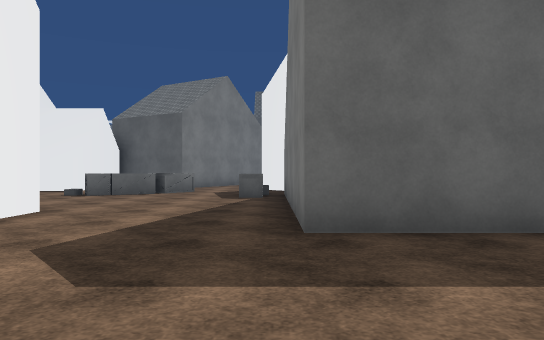
View 1 (above)

24 first-person views from a walk through a scene from a Unity 3-D project. The camera is 1.2 m above the floor, looks level and sees 70° across. The floor is counted in squares, 2 m on a side. Each view is taken from the middle of a square. On the plan, view 1 faces up. The plan holds only what a view shows up to about 11 squares ahead; the rest is blank. The place goes on beyond the plan. The player character is not drawn. Some animated figures are not drawn. Some surface patterns are stand-ins.

View 2
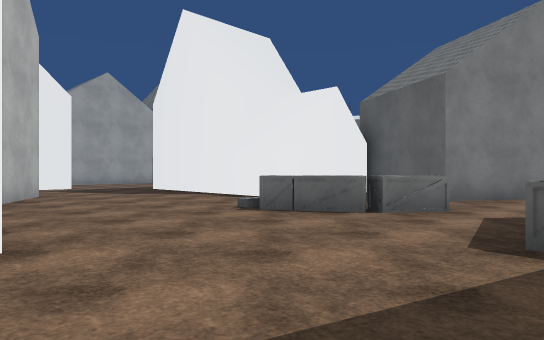

View 3
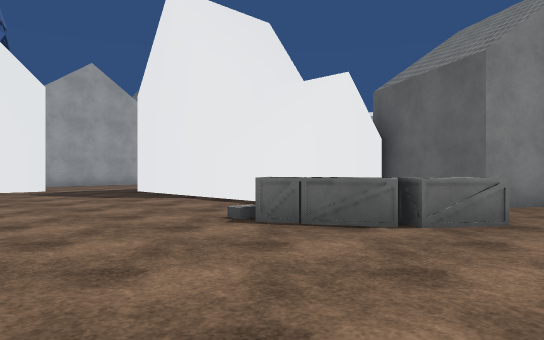

View 4
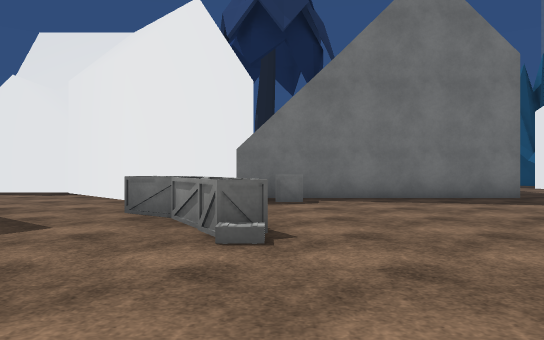

View 5
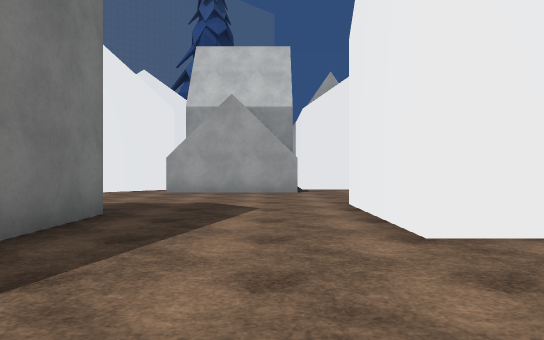

View 6
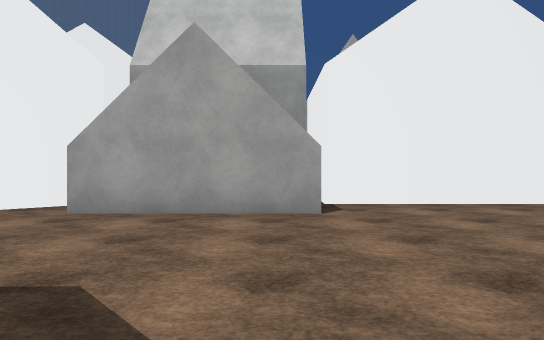

View 7
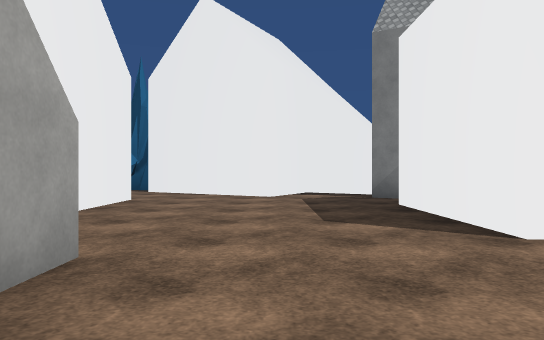

View 8
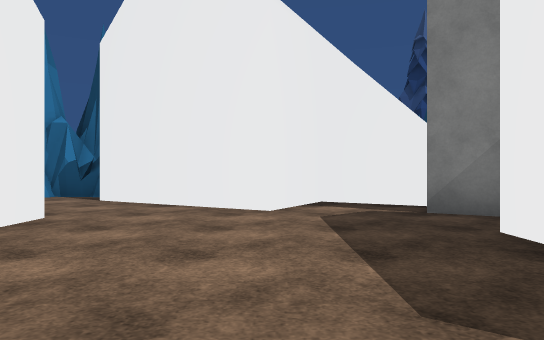

View 9
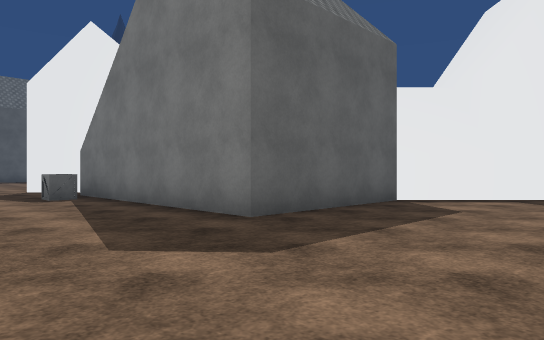

View 10
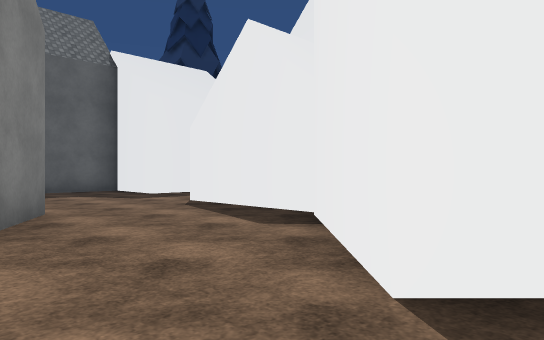

View 11
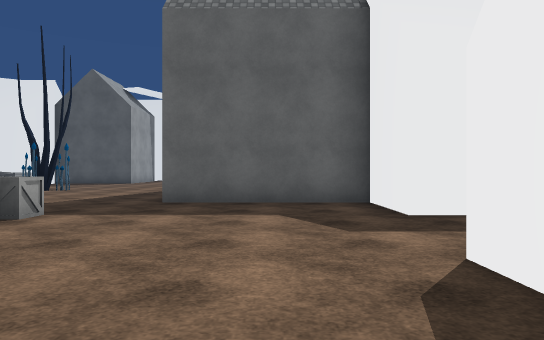

View 12
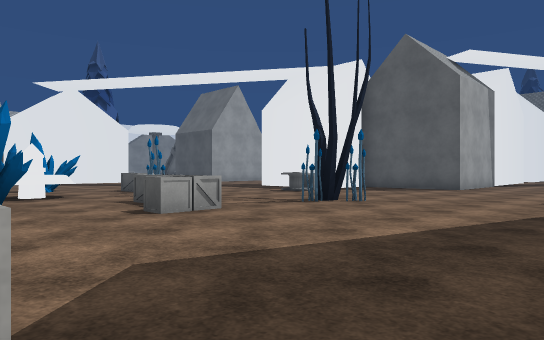

View 13
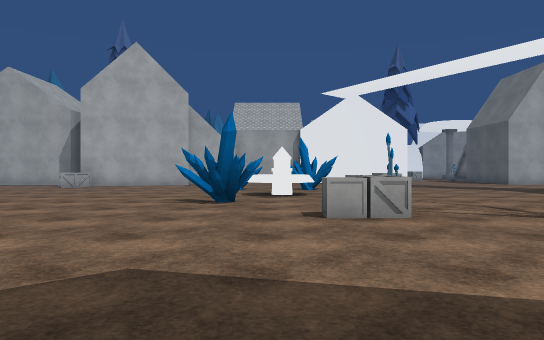

View 14
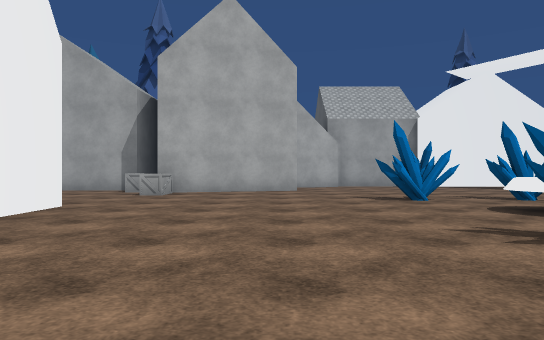

View 15
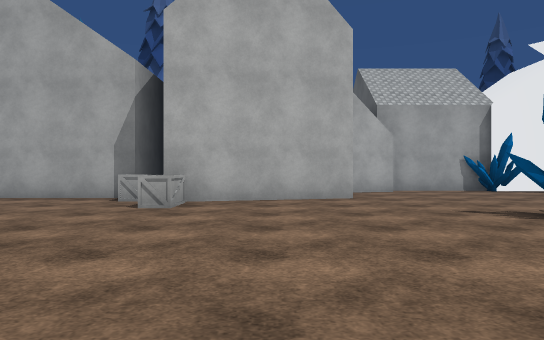

View 16
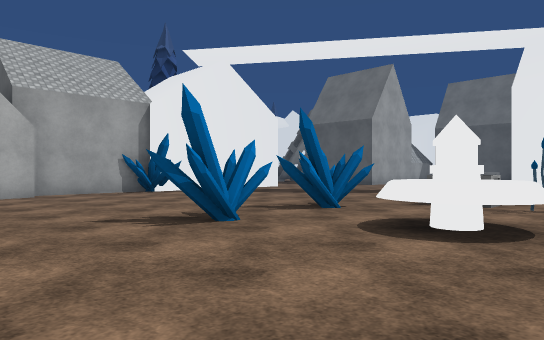

View 17
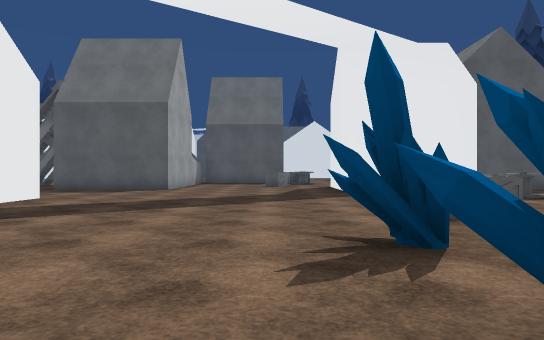

View 18
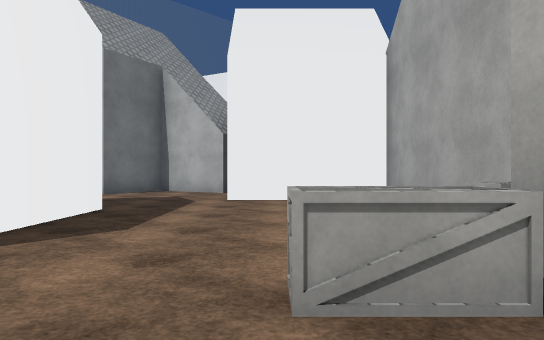

View 19
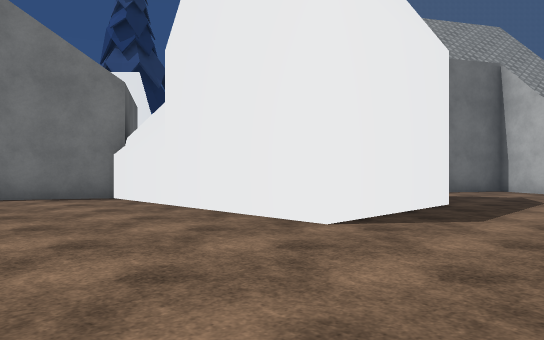

View 20
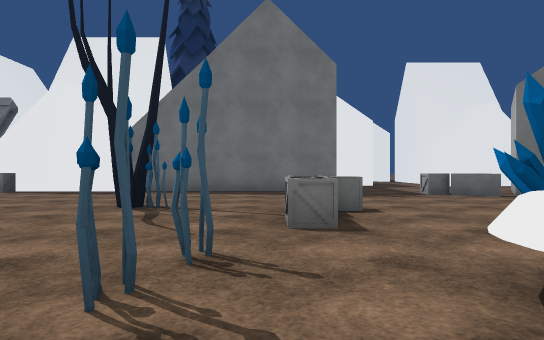

View 21
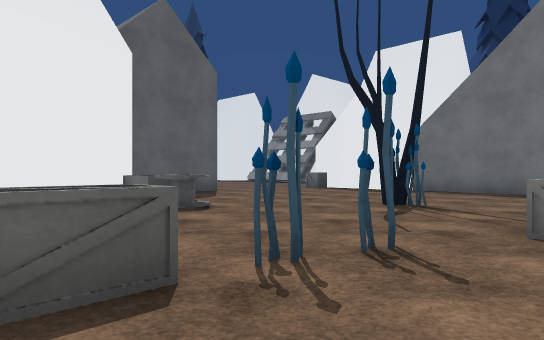

View 22
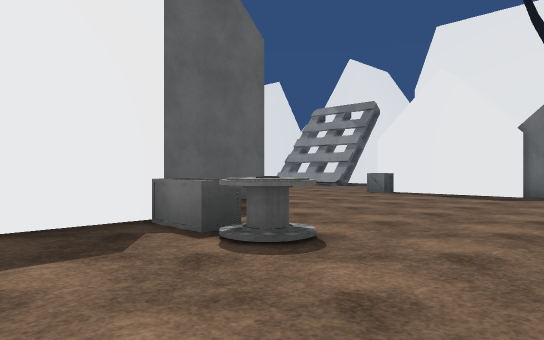

View 23
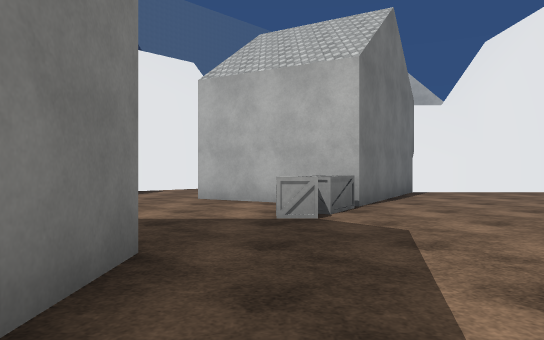

View 24
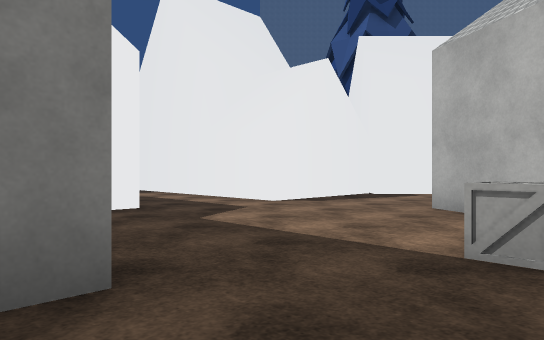

### Floor plan
Key: @ floor where view 1 was taken; # wall or solid block; . floor; O other object.
Columns run from 19 left of view 1 to 6 right of it. Each row starts with its distance up from view 1.
 31 .......OOOO ......O
 30 ..........O.......OOO
 29 ..........O.......OOOO
 28 O.........OO......OOO
 27 O.............O...O
 26 O............O....O
 25 O......OOOO..O....O
 24 O.....O...........O
 23 O.....O.OO.OOO....OOOO
 22 ........OO............OO
 21 ......O....O..........OO
 20 O...............OO......
 19 O...............O.........
 18    O............O.........
 17    O...........OOOO...OOOO
 16    O..........OOOOO...OOOO
 15    OOO........OOOO....O O
 14  OOO....OOOOOOOOOO...O
 13   O.....OOOOOO  O...OOO
 12   O.....OOOOOO ....OOO
 11   O. ...OOOOOO..O...O
 10   O  ..........OO....O
  9    OOOO........O..O.O   OO
  8   OOOOO.............O
  7        ..OO.........O
  6        OOOOO .......O
  5        OO      O....O OO O
  4                O....OOOOOO
  3         O OO.OOO........OO
  2        OOO...............O
  1        OO................
  0        OOOO........@..
 -1         OO............O
 -2          O.......OOO.OO
 -3         O...OOOOO   OO
 -4        #...     OOOOO
 -5        #.       OOOOO
 -6                 O
 -7                      OOO

Where each view was taken, in squares from view 1:
view 1: 0 up, 0 right, facing up
view 2: 5 up, 0 right, facing up-left
view 3: 6 up, 1 left, facing up-left
view 4: 9 up, 8 left, facing right
view 5: 9 up, 2 left, facing down
view 6: 4 up, 2 left, facing down
view 7: 0 up, 0 right, facing left
view 8: 0 up, 3 left, facing left
view 9: 0 up, 3 left, facing up-right
view 10: 11 up, 2 left, facing up-right
view 11: 15 up, 1 right, facing up
view 12: 20 up, 1 left, facing up-left
view 13: 22 up, 1 left, facing left
view 14: 18 up, 5 left, facing left
view 15: 17 up, 8 left, facing left
view 16: 18 up, 9 left, facing up-left
view 17: 20 up, 14 left, facing up
view 18: 17 up, 14 left, facing down
view 19: 18 up, 14 left, facing down-right
view 20: 24 up, 12 left, facing right
view 21: 23 up, 12 left, facing up-right
view 22: 26 up, 11 left, facing up-right
view 23: 25 up, 2 left, facing down
view 24: 23 up, 3 left, facing down-right
